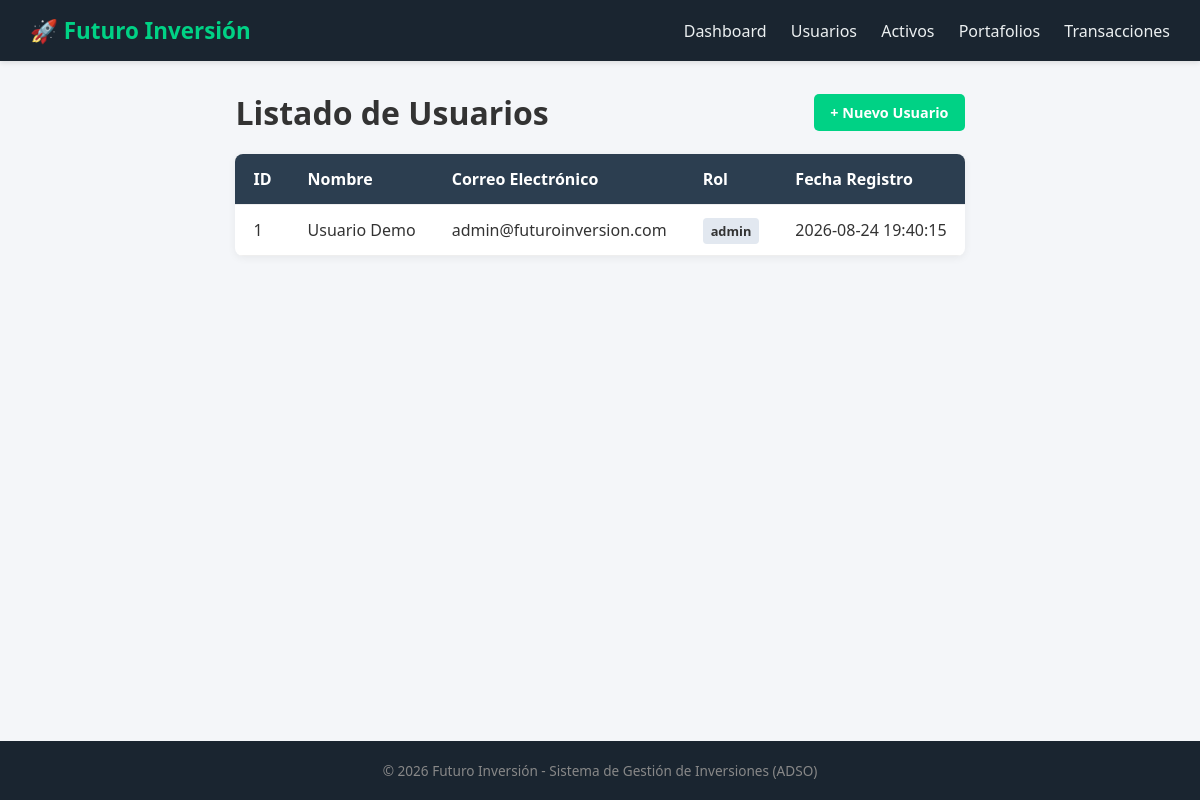
Screenshot of /index.php?controller=usuario&action=index with the database file from the repository.
### tables this page shows
CREATE TABLE IF NOT EXISTS usuarios (
    id INT AUTO_INCREMENT PRIMARY KEY,
    nombre VARCHAR(100) NOT NULL,
    correo VARCHAR(100) NOT NULL UNIQUE,
    password VARCHAR(255) NOT NULL,
    rol VARCHAR(20) DEFAULT 'inversionista',
    fecha_registro DATETIME DEFAULT CURRENT_TIMESTAMP
);

### app/controllers/UsuarioController.php (called while the page is built, shortened)
<?php
require_once __DIR__ . '/../models/Usuario.php';
class UsuarioController {
    public function index() {
        $usuarioModel = new Usuario();
        $usuarios = $usuarioModel->obtenerTodos();
        require_once __DIR__ . '/../views/usuarios/index.php';
    }
}
?>

### config/Database.php (called while the page is built, shortened)
<?php
class Database {
    private static $instance = null;
    private $host = 'localhost';
    private $db_name = 'futuro_inversion';
    private $username = 'root';
    private $password = '';
    private function __construct() {
        try {
            $this->conn = new PDO("mysql:host={$this->host};dbname={$this->db_name};charset=utf8", $this->username, $this->password);
        } catch(PDOException $e) {
            die("Error de conexión a la base de datos: " . $e->getMessage());
        }
    }
    public static function getInstance() {
        if (self::$instance == null) {
            self::$instance = new Database();
        }
        return self::$instance->conn;
    }
}
?>

### app/models/Usuario.php (called while the page is built, shortened)
<?php
require_once __DIR__ . '/../../config/Database.php';
class Usuario {
    private $conn;
    public function __construct() {
        $this->conn = Database::getInstance();
    }
    public function obtenerTodos() {
        $stmt = $this->conn->prepare("SELECT id, nombre, correo, rol, fecha_registro FROM usuarios ORDER BY id DESC");
        $stmt->execute();
        return $stmt->fetchAll();
    }
}
?>

### app/views/usuarios/index.php (the view)
<?php require_once __DIR__ . '/../layouts/header.php'; ?>
<div class="header-action">
    <h1>Listado de Usuarios</h1>
    <a href="index.php?controller=usuario&action=crear" class="btn btn-primary">+ Nuevo Usuario</a>
</div>
<table class="data-table">
    <thead>
        <tr>
            <th>ID</th>
            <th>Nombre</th>
            <th>Correo Electrónico</th>
            <th>Rol</th>
            <th>Fecha Registro</th>
        </tr>
    </thead>
    <tbody>
        <?php foreach ($usuarios as $u): ?>
        <tr>
            <td><?php echo $u['id']; ?></td>
            <td><?php echo htmlspecialchars($u['nombre']); ?></td>
            <td><?php echo htmlspecialchars($u['correo']); ?></td>
            <td><span class="badge"><?php echo htmlspecialchars($u['rol']); ?></span></td>
            <td><?php echo $u['fecha_registro']; ?></td>
        </tr>
        <?php endforeach; ?>
    </tbody>
</table>
<?php require_once __DIR__ . '/../layouts/footer.php'; ?>

### public/css/style.css (style rules this page uses)
* { box-sizing: border-box; margin: 0; padding: 0; font-family: 'Segoe UI', Tahoma, Geneva, Verdana, sans-serif; }
body { background-color: #f4f6f9; color: #333; display: flex; flex-direction: column; min-height: 100vh; }
.header-action { display: flex; justify-content: space-between; align-items: center; margin-bottom: 20px; }
.btn { display: inline-block; padding: 9px 16px; border-radius: 5px; text-decoration: none; font-weight: bold; font-size: 0.9rem; cursor: pointer; border: none; }
.btn-primary { background-color: #00d285; color: #fff; }
.data-table { width: 100%; border-collapse: collapse; background: #fff; border-radius: 8px; overflow: hidden; box-shadow: 0 2px 8px rgba(0,0,0,0.06); }
.data-table th, .data-table td { padding: 14px 18px; text-align: left; border-bottom: 1px solid #eee; }
.data-table th { background-color: #2c3e50; color: #fff; font-weight: 600; }
.badge { padding: 4px 8px; border-radius: 4px; font-size: 0.8rem; font-weight: bold; background: #e2e8f0; }

### rows the page displays
usuarios: id "1", nombre "Usuario Demo", correo "admin@futuroinversion.com", rol "admin", fecha_registro "2026-08-24 19:40:15"
